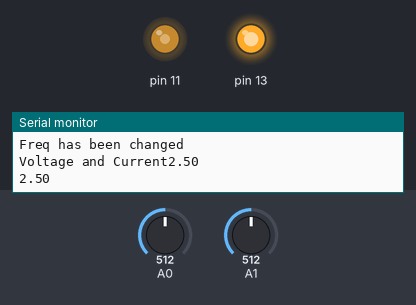
Bench run of a sketch on a simulated Arduino Uno, built with avr-gcc and run on an emulated ATmega328P. On the bench: output pins drawn as LEDs (lit = HIGH), the last lines printed to the serial monitor. The inputs (shaded band) are chosen by the test bench; at power-on: A1 = 512, A0 = 512.

Above: at 1.3 s.
1.4 s: A1 set to 716
9.9 s: A1 set to 900
At 18.0 s:
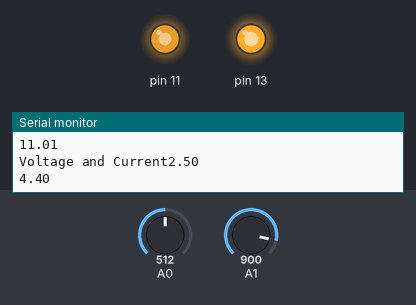
18.3 s: A1 set to 511
At 26.1 s:
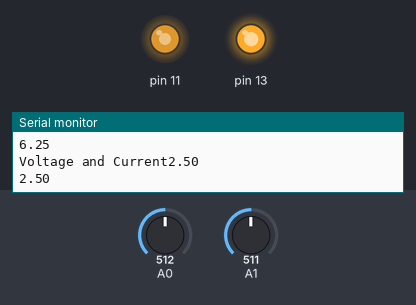
26.7 s: A1 set to 1023
At 34.2 s:
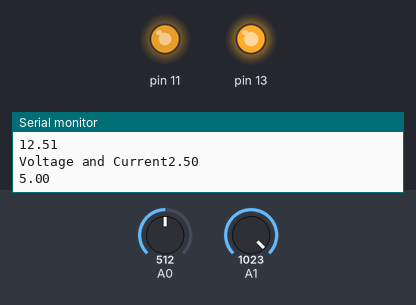
Timing chart, 0 to 35.7 s (numbered marks = the images above; inputs shaded):
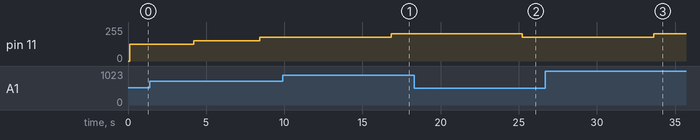

Measured:
- after the input at 9.9 s, pin 11: 178/255 → 204/255 after 6.9 s
- after the input at 18.3 s, pin 11: 204/255 → 178/255 after 6.9 s
- after the input at 26.7 s, pin 11: 178/255 → 204/255 after 6.9 s

The sketch:

MPPT.ino
```cpp
#include <PWM.h>
// Global Var
  float current_old=0.0;
  float voltage_old=0.0;
  float power_old=0.0;
  float D_old=0.7;  //initial value
  float D=0.5;      // initial value
  float Delta=0.1;  // initial value
  float PWM_value= 255*D;

 int led = 11;                // Arduino pin
int32_t frequency = 51000; //frequency (in Hz)
void setup() {
 InitTimersSafe();
  Serial.begin(9600);
  //changing the PWM frequancy
  bool success = SetPinFrequencySafe(led, frequency);
    if(success) {
    pinMode(13, OUTPUT);
    digitalWrite(13, HIGH);
     Serial.println("Freq has been changed");
    }
  delay(100);

   pwmWrite(led,PWM_value); // starting freq
     //delay(10000);
}

// the loop routine runs over and over again forever:
void loop() {
  // read the input on analog pin A0 and A1:
  Serial.print("Voltage and Current");
  int sensorValueVoltage = analogRead(A0);
  int sensorValueCurrent = analogRead(A1);
  // Convert the analog reading (which goes from 0 - 1023) to a voltage (0 - 5V):
  float voltage_new = sensorValueVoltage * (5.0 / 1023.0);
  float current_new = sensorValueCurrent * (5.0 / 1023.0);
  // print out the value you read:
  Serial.println(voltage_new);
  Serial.println(current_new);
  delay (4000);

// calculate power
float power_new=voltage_new*current_new;
  Serial.print("Current Power: ");
  Serial.println(power_new);
    Serial.print("Starting PWM: ");
  Serial.println(PWM_value);

// Apply MPPT
if((power_new-power_old)!=0.0)
{
    Serial.println("MPPT if (1) statment is now active");

  if ((power_new-power_old)>0)
  {
        Serial.println("MPPT if (2) statment is now active");

    if ((voltage_new- voltage_old)>0)
    {
      D = D_old - Delta;
     Serial.println("MPPT if (3) statment is now active");


     }
    else
    {
     D = D_old + Delta;
       Serial.println("MPPT else (2) statment is now active");

    }
   }
 else
   {
    if ((voltage_new- voltage_old)>0)
    {
      D = D_old + Delta;

     Serial.println("MPPT if (4) statment is now active");

     }
    else
    {
     D = D_old - Delta;
       Serial.println("MPPT else (3) statment is now active");

    }
   }
}
 else
 {
  Serial.println("MPPT else (1) statment is now active");
  D_old=D;
  }


  // Apply PWM signal
PWM_value=255*D;
 pwmWrite(led,PWM_value);
 delay (50);
 /// prepare for the next loop
 voltage_old=voltage_new;
  current_old=current_new;
  power_old=power_new;
  D_old=D;
/// Display the current power
Serial.println("power is");
Serial.println(power_old);
  delay(100);
}
```
